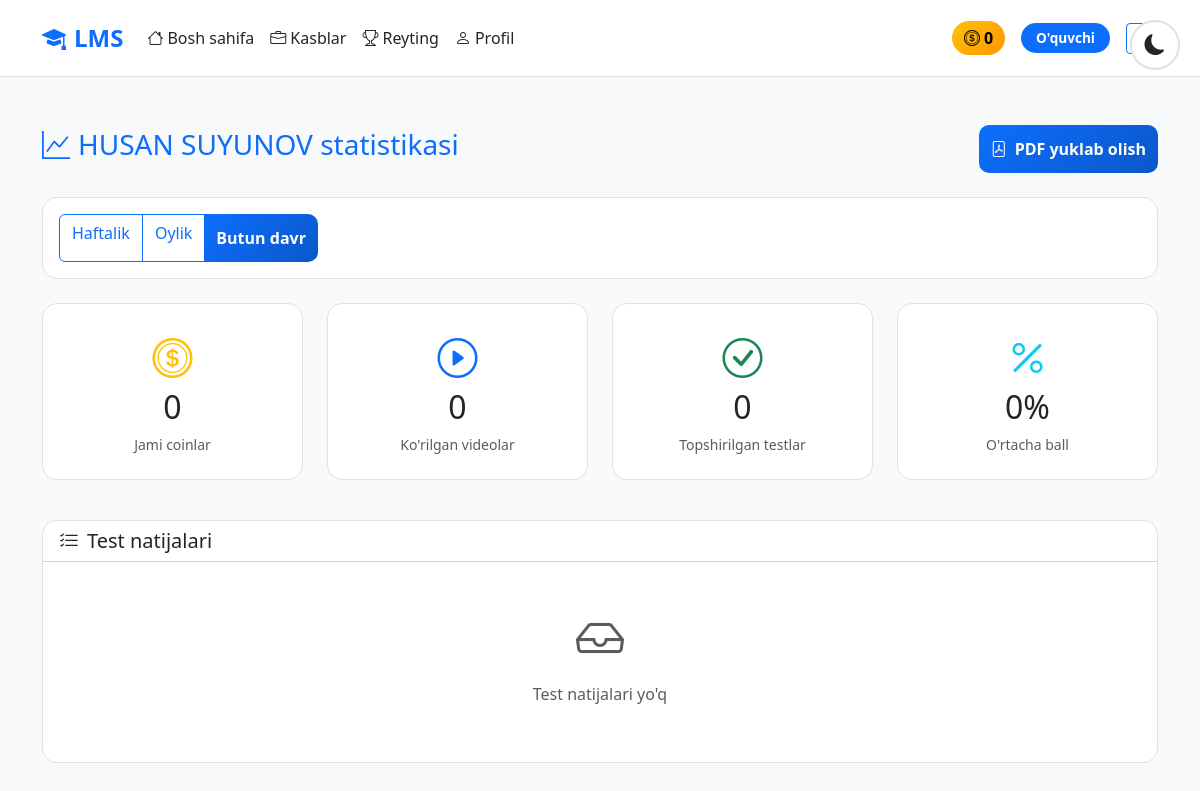
/profile/statistics/ (signed in), run on an earlier commit of the app's database.
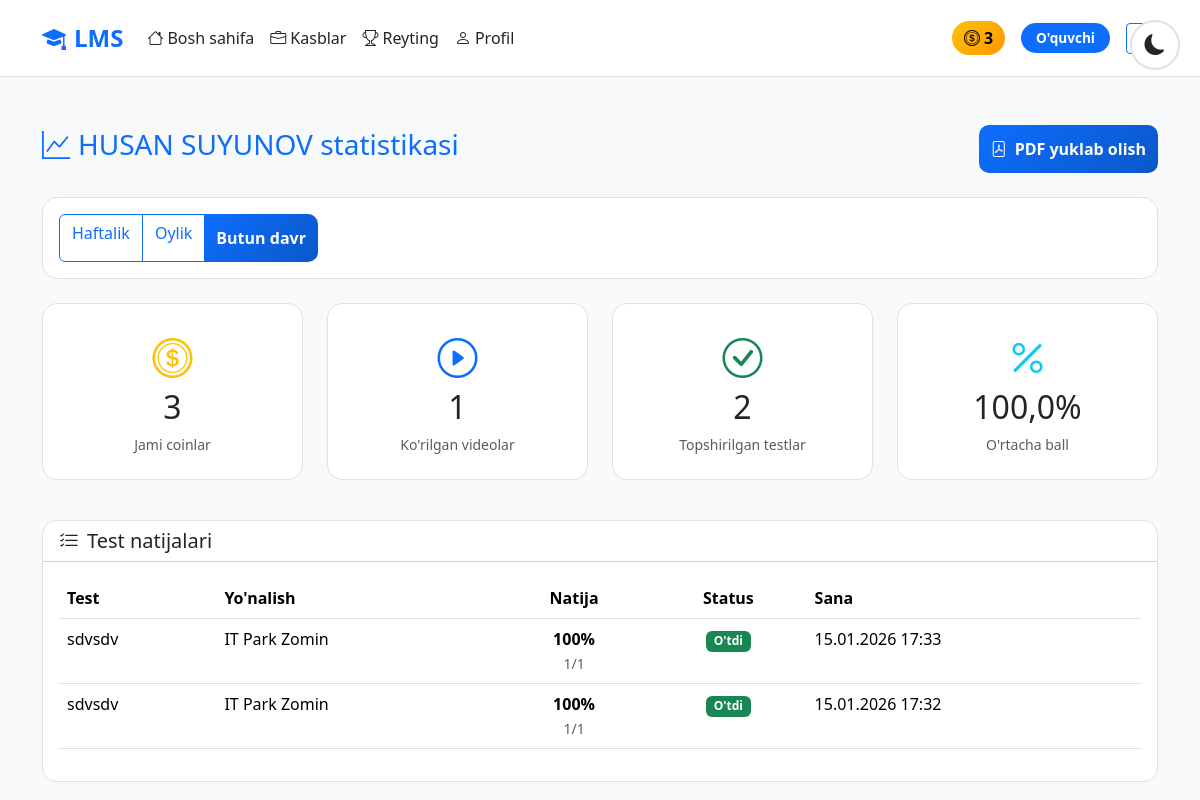
And on a later commit of the database.
### accounts/models.py (models this page shows, shortened)
class CustomUser(AbstractUser):
    ROLE_CHOICES = (
        ('admin', 'Admin'),
        ('teacher', 'O\'qituvchi'),
        ('student', 'O\'quvchi'),
    )
    first_name = models.CharField(max_length=100, verbose_name="Ism")
    last_name = models.CharField(max_length=100, verbose_name="Familiya")
    phone = models.CharField(max_length=20, unique=True, verbose_name="Telefon raqam")
    role = models.CharField(max_length=20, choices=ROLE_CHOICES, default='student', verbose_name="Rol")
    photo = models.ImageField(upload_to='profiles/', blank=True, null=True, verbose_name="Profil rasmi")
    profession = models.ForeignKey(Profession, on_delete=models.SET_NULL, null=True, blank=True, related_name='students', verbose_name="Yo'nalish")
    is_blocked = models.BooleanField(default=False, verbose_name="Bloklangan")
    last_activity = models.DateTimeField(null=True, blank=True, verbose_name="Oxirgi faollik")
    bio = models.TextField(blank=True, null=True, verbose_name="O'zi haqida")
    coins = models.IntegerField(default=0, verbose_name="Coinlar")
    total_online_time = models.IntegerField(default=0, verbose_name="Jami online vaqt (daqiqa)")
    @property
    def is_admin(self):
        return self.role == 'admin'
    @property
    def is_teacher(self):
        return self.role == 'teacher'
    @property
    def full_name(self):
        return f"{self.first_name} {self.last_name}"
    class Meta:
        verbose_name = "Foydalanuvchi"
        verbose_name_plural = "Foydalanuvchilar"

class TestResult(models.Model):
    test = models.ForeignKey(Test, on_delete=models.CASCADE, related_name='results')
    student = models.ForeignKey(CustomUser, on_delete=models.CASCADE, related_name='test_results')
    score = models.IntegerField(verbose_name="Ball")
    total_questions = models.IntegerField()
    correct_answers = models.IntegerField()
    started_at = models.DateTimeField()
    completed_at = models.DateTimeField(auto_now_add=True)
    passed = models.BooleanField(default=False)
    coin_awarded = models.BooleanField(default=False)
    class Meta:
        ordering = ['-completed_at']

class Test(models.Model):
    lesson = models.OneToOneField(Lesson, on_delete=models.CASCADE, related_name='test')
    time_limit = models.IntegerField(default=30, verbose_name="Vaqt chegarasi (daqiqa)")
    passing_score = models.IntegerField(default=60, verbose_name="O'tish bali (%)")

class Lesson(models.Model):
    LESSON_TYPES = (
        ('video', 'Video darslik'),
        ('homework', 'Uyga vazifa'),
        ('test', 'Test'),
    )
    profession = models.ForeignKey(Profession, on_delete=models.CASCADE, related_name='lessons')
    title = models.CharField(max_length=300, verbose_name="Dars nomi")
    lesson_type = models.CharField(max_length=20, choices=LESSON_TYPES, verbose_name="Dars turi")
    order = models.IntegerField(default=0, verbose_name="Tartib")
    created_at = models.DateTimeField(auto_now_add=True)
    created_by = models.ForeignKey(CustomUser, on_delete=models.SET_NULL, null=True)
    class Meta:
        ordering = ['order', 'created_at']
        verbose_name = "Dars"
        verbose_name_plural = "Darslar"

class Profession(models.Model):
    name = models.CharField(max_length=200, verbose_name="Kasb nomi")
    photo = models.ImageField(upload_to='professions/', verbose_name="Rasm")
    description = models.TextField(verbose_name="Kasb haqida")
    created_at = models.DateTimeField(auto_now_add=True)
    class Meta:
        verbose_name = "Kasb"
        verbose_name_plural = "Kasblar"
        ordering = ['-created_at']

### accounts/views.py (the view)
# urls.py: path('profile/statistics/', views.student_statistics, name='my_statistics'),
@login_required
def student_statistics(request, pk=None):
    if pk and (request.user.is_admin or request.user.is_teacher):
        student = get_object_or_404(CustomUser, pk=pk)
    else:
        student = request.user
    period = request.GET.get('period', 'all')
    now = timezone.now()
    if period == 'week':
        start_date = now - timedelta(days=7)
    elif period == 'month':
        start_date = now - timedelta(days=30)
    else:
        start_date = None
    videos_query = VideoProgress.objects.filter(user=student, watched=True)
    if start_date:
        videos_query = videos_query.filter(watched_at__gte=start_date)
    videos_watched = videos_query.count()
    tests_query = TestResult.objects.filter(student=student)
    if start_date:
        tests_query = tests_query.filter(completed_at__gte=start_date)
    test_results = tests_query
    avg_score = tests_query.aggregate(avg=Avg('score'))['avg'] or 0
    hw_query = HomeworkSubmission.objects.filter(student=student)
    if start_date:
        hw_query = hw_query.filter(submitted_at__gte=start_date)
    homework_count = hw_query.count()
    context = {
        'student': student,
        'period': period,
        'videos_watched': videos_watched,
        'test_results': test_results,
        'avg_score': round(avg_score, 1),
        'homework_count': homework_count,
        'coins': student.coins,
    }
    return render(request, 'accounts/student_statistics.html', context)

### accounts/templates/accounts/student_statistics.html (shortened to what this page needs)
{% extends 'accounts/base.html' %}
{% block content %}
<div class="container mt-5">
    <div class="d-flex justify-content-between align-items-center mb-4">
        <h3 style="color: var(--primary-blue);">
            <i class="bi bi-graph-up me-2"></i>{{ student.full_name }} statistikasi
        </h3>
        <a href="{% if request.user == student %}{% url 'my_statistics_pdf' %}{% else %}{% url 'user_statistics_pdf' student.pk %}{% endif %}" class="btn btn-primary">
            <i class="bi bi-file-pdf me-2"></i>PDF yuklab olish
        </a>
    </div>
    <div class="card mb-4">
        <div class="card-body">
            <div class="btn-group">
                <a href="?period=week" class="btn btn-{% if period == 'week' %}primary{% else %}outline-primary{% endif %}">
                    Haftalik
                </a>
                <a href="?period=month" class="btn btn-{% if period == 'month' %}primary{% else %}outline-primary{% endif %}">
                    Oylik
                </a>
                <a href="?period=all" class="btn btn-{% if period == 'all' %}primary{% else %}outline-primary{% endif %}">
                    Butun davr
                </a>
            </div>
        </div>
    </div>
    <div class="row mb-4">
        <div class="col-md-3 mb-3">
            <div class="card text-center p-4">
                <i class="bi bi-coin text-warning" style="font-size: 2.5rem;"></i>
                <h2 style="color: var(--text-color);">{{ coins }}</h2>
                <small class="text-muted">Jami coinlar</small>
            </div>
        </div>
        <div class="col-md-3 mb-3">
            <div class="card text-center p-4">
                <i class="bi bi-play-circle text-primary" style="font-size: 2.5rem;"></i>
                <h2 style="color: var(--text-color);">{{ videos_watched }}</h2>
                <small class="text-muted">Ko'rilgan videolar</small>
            </div>
        </div>
        <div class="col-md-3 mb-3">
            <div class="card text-center p-4">
                <i class="bi bi-check-circle text-success" style="font-size: 2.5rem;"></i>
                <h2 style="color: var(--text-color);">{{ test_results.count }}</h2>
                <small class="text-muted">Topshirilgan testlar</small>
            </div>
        </div>
        <div class="col-md-3 mb-3">
            <div class="card text-center p-4">
                <i class="bi bi-percent text-info" style="font-size: 2.5rem;"></i>
                <h2 style="color: var(--text-color);">{{ avg_score }}%</h2>
                <small class="text-muted">O'rtacha ball</small>
            </div>
        </div>
    </div>
    <div class="card">
        <div class="card-header" style="background: transparent;">
            <h5 style="color: var(--text-color); margin: 0;">
                <i class="bi bi-list-check me-2"></i>Test natijalari
            </h5>
        </div>
        <div class="card-body">
            {% if test_results %}
            <div class="table-responsive">
                <table class="table" style="color: var(--text-color);">
                    <thead>
                        <tr>
                            <th>Test</th>
                            <th>Yo'nalish</th>
                            <th class="text-center">Natija</th>
                            <th class="text-center">Status</th>
                            <th>Sana</th>
                        </tr>
                    </thead>
                    <tbody>
                        {% for result in test_results %}
                        <tr>
                            <td>{{ result.test.lesson.title }}</td>
                            <td>{{ result.test.lesson.profession.name }}</td>
                            <td class="text-center">
                                <strong>{{ result.score }}%</strong>
                                <br><small class="text-muted">{{ result.correct_answers }}/{{ result.total_questions }}</small>
                            </td>
                            <td class="text-center">
                                {% if result.passed %}
                                <span class="badge bg-success">O'tdi</span>
                                {% else %}
                                <span class="badge bg-danger">O'tmadi</span>
                                {% endif %}
                            </td>
                            <td>{{ result.completed_at|date:"d.m.Y H:i" }}</td>
                        </tr>
                        {% endfor %}
                    </tbody>
                </table>
            </div>
            {% else %}
            <div class="text-center py-4">
                <i class="bi bi-inbox text-muted" style="font-size: 3rem;"></i>
                <p class="text-muted mt-2">Test natijalari yo'q</p>
            </div>
            {% endif %}
        </div>
    </div>
</div>
{% endblock %}

### accounts/templates/accounts/base.html (shortened to what this page needs)
<!DOCTYPE html>
<html lang="uz" data-bs-theme="light">
<head>
    <link href="https://cdn.jsdelivr.net/npm/bootstrap@5.3.2/dist/css/bootstrap.min.css" rel="stylesheet">
    <link href="https://cdn.jsdelivr.net/npm/bootstrap-icons@1.11.1/font/bootstrap-icons.css" rel="stylesheet">
</head>
<body>
    <div class="theme-toggle">
        <button class="btn" id="themeToggle" title="Rejimni o'zgartirish">
            <i class="bi bi-moon-fill" id="themeIcon"></i>
        </button>
    </div>
    {% if user.is_authenticated %}
    <nav class="navbar navbar-expand-lg">
        <div class="container">
            <a class="navbar-brand" href="{% url 'home' %}">
                <i class="bi bi-mortarboard-fill me-2"></i>LMS
            </a>
            <div class="collapse navbar-collapse" id="navbarNav">
                <ul class="navbar-nav me-auto">
                    <li class="nav-item">
                        <a class="nav-link {% if request.resolver_match.url_name == 'home' %}active{% endif %}" href="{% url 'home' %}">
                            <i class="bi bi-house me-1"></i>Bosh sahifa
                        </a>
                    </li>
                    <li class="nav-item">
                        <a class="nav-link {% if 'profession' in request.resolver_match.url_name %}active{% endif %}" href="{% url 'professions' %}">
                            <i class="bi bi-briefcase me-1"></i>Kasblar
                        </a>
                    </li>
                    <li class="nav-item">
                        <a class="nav-link {% if request.resolver_match.url_name == 'leaderboard' %}active{% endif %}" href="{% url 'leaderboard' %}">
                            <i class="bi bi-trophy me-1"></i>Reyting
                        </a>
                    </li>
                    <li class="nav-item">
                        <a class="nav-link {% if 'profile' in request.resolver_match.url_name %}active{% endif %}" href="{% url 'profile' %}">
                            <i class="bi bi-person me-1"></i>Profil
                        </a>
                    </li>
                </ul>
                <div class="d-flex align-items-center">
                    <span class="coin-badge me-3">
                        <i class="bi bi-coin me-1"></i>{{ user.coins }}
                    </span>
                    <span class="role-badge role-{{ user.role }} me-3">
                        {% if user.role == 'admin' %}Admin{% elif user.role == 'teacher' %}O'qituvchi{% else %}O'quvchi{% endif %}
                    </span>
                    <a href="{% url 'logout' %}" class="btn btn-outline-primary btn-sm">
                    </a>
                </div>
            </div>
        </div>
    </nav>
    {% endif %}
    {% block content %}{% endblock %}
</body>
</html>

### accounts/templates/accounts/base.html (style rules this page uses)
:root { --primary-blue: #0d6efd; --dark-blue: #0a58ca; --primary-black: #212529; }
[data-bs-theme="light"] { --bg-color: #f8f9fa; --card-bg: #ffffff; --text-color: #212529; --border-color: #dee2e6; }
body { background-color: var(--bg-color); color: var(--text-color); min-height: 100vh; transition: all 0.3s ease; }
.btn-primary { background: linear-gradient(135deg, var(--primary-blue), var(--dark-blue)); border: none; padding: 12px; border-radius: 10px; font-weight: 600; transition: all 0.3s ease; }
.theme-toggle { position: fixed; top: 20px; right: 20px; z-index: 1000; }
.theme-toggle .btn { width: 50px; height: 50px; border-radius: 50%; display: flex; align-items: center; justify-content: center; font-size: 1.3rem; background-color: var(--card-bg); border: 2px solid var(--border-color); color: var(--text-color); transition: all 0.3s ease; }
.navbar { background-color: var(--card-bg) !important; border-bottom: 1px solid var(--border-color); padding: 15px 0; }
.navbar-brand { color: var(--primary-blue) !important; font-weight: 700; font-size: 1.5rem; }
.navbar-nav .nav-link { color: var(--text-color) !important; font-weight: 500; padding: 10px 15px; border-radius: 8px; transition: all 0.3s ease; }
.card { background-color: var(--card-bg); border: 1px solid var(--border-color); border-radius: 15px; transition: all 0.3s ease; }
.role-badge { padding: 5px 15px; border-radius: 20px; font-size: 0.85rem; font-weight: 600; }
.role-student { background-color: #0d6efd; color: white; }
.coin-badge { background: linear-gradient(135deg, #ffc107, #ff9800); color: #000; padding: 5px 12px; border-radius: 20px; font-weight: 600; }

What changed in the data, as far as the page shows it:
changed CustomUser "HUSAN SUYUNOV": coins "0" → "3"
added TestResult: test.lesson "sdvsdv", test.lesson.profession.name "IT Park Zomin", score "100", correct_answers "1", total_questions "1", passed "O'tdi", completed_at "15.01.2026 17:33"
added TestResult: test.lesson "sdvsdv", test.lesson.profession.name "IT Park Zomin", score "100", correct_answers "1", total_questions "1", passed "O'tdi", completed_at "15.01.2026 17:32"
Also different on the page:
{{ coins }}: "0" → "3"
{{ videos_watched }}: "0" → "1"
{{ test_results.count }}: "0" → "2"
{{ avg_score }}: "0" → "100,0"
text no longer shown: "Test natijalari yo'q"
text now shown: "Test Yo'nalish Natija Status Sana"
